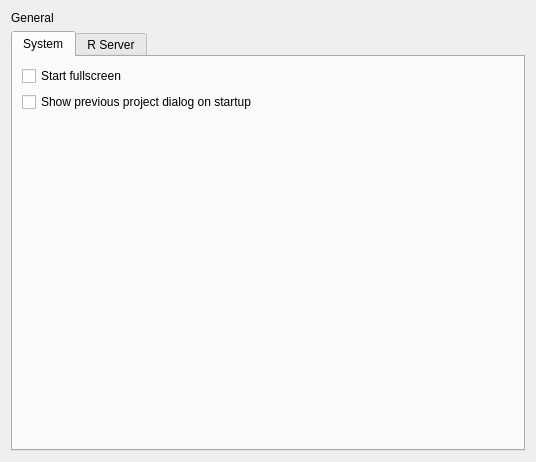
<?xml version="1.0" encoding="UTF-8"?>
<ui version="4.0">
 <class>CEnvironmentSettingsWidget</class>
 <widget class="QWidget" name="CEnvironmentSettingsWidget">
  <property name="geometry">
   <rect>
    <x>0</x>
    <y>0</y>
    <width>536</width>
    <height>462</height>
   </rect>
  </property>
  <property name="windowTitle">
   <string>Form</string>
  </property>
  <layout class="QGridLayout" name="gridLayout">
   <item row="0" column="0">
    <widget class="QLabel" name="labelGeneral">
     <property name="text">
      <string>General</string>
     </property>
    </widget>
   </item>
   <item row="1" column="0">
    <widget class="QTabWidget" name="tabWidgetSystem">
     <property name="currentIndex">
      <number>0</number>
     </property>
     <widget class="QWidget" name="tabSystem">
      <attribute name="title">
       <string>System</string>
      </attribute>
      <layout class="QGridLayout" name="gridLayout_2">
       <item row="1" column="0">
        <widget class="QCheckBox" name="checkBoxLoadPreviousProjectOnStartup">
         <property name="text">
          <string>Show previous project dialog on startup</string>
         </property>
        </widget>
       </item>
       <item row="2" column="0">
        <spacer name="verticalSpacer">
         <property name="orientation">
          <enum>Qt::Vertical</enum>
         </property>
         <property name="sizeHint" stdset="0">
          <size>
           <width>20</width>
           <height>178</height>
          </size>
         </property>
        </spacer>
       </item>
       <item row="0" column="0">
        <widget class="QCheckBox" name="checkBoxStartFullScreen">
         <property name="text">
          <string>Start fullscreen</string>
         </property>
        </widget>
       </item>
      </layout>
     </widget>
     <widget class="QWidget" name="tabRServer">
      <attribute name="title">
       <string>R Server</string>
      </attribute>
      <layout class="QGridLayout" name="gridLayout_3">
       <item row="0" column="1">
        <widget class="QLineEdit" name="lineEditHostnameAndPort"/>
       </item>
       <item row="0" column="0">
        <widget class="QLabel" name="labelURL">
         <property name="text">
          <string>Hostname:port</string>
         </property>
        </widget>
       </item>
       <item row="3" column="1">
        <spacer name="verticalSpacer_2">
         <property name="orientation">
          <enum>Qt::Vertical</enum>
         </property>
         <property name="sizeHint" stdset="0">
          <size>
           <width>20</width>
           <height>40</height>
          </size>
         </property>
        </spacer>
       </item>
       <item row="2" column="0" colspan="3">
        <widget class="QCheckBox" name="checkBoxShowMessageOnError">
         <property name="text">
          <string>Show message dialog on error</string>
         </property>
        </widget>
       </item>
      </layout>
     </widget>
    </widget>
   </item>
  </layout>
 </widget>
 <resources/>
 <connections/>
</ui>
